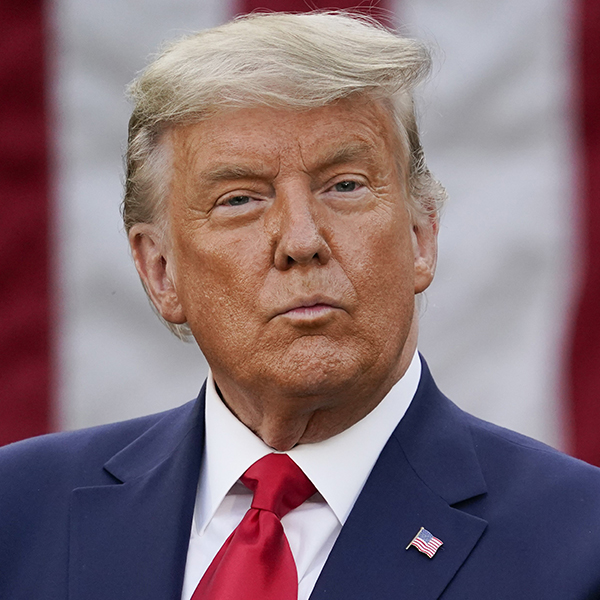
#> input picture Age-And-Gender-Detection-main/2.jpg, 600 x 600 px, found by its file name
$ jupyter execute --allow-errors Age_And_Gender_Detection.ipynb   (shell and % lines are left out)
#> lines starting #> are read from the running program, lines starting #| are printed output that depends on the picture
[cell 1]
import cv2 as cv
import math
import time
from google.colab.patches import cv2_imshow

[cell 2]
def getFaceBox(net, frame, conf_threshold=0.7):
    frameOpencvDnn = frame.copy()
    frameHeight = frameOpencvDnn.shape[0]
    frameWidth = frameOpencvDnn.shape[1]
    blob = cv.dnn.blobFromImage(frameOpencvDnn, 1.0, (300, 300), [104, 117, 123], True, False)

    net.setInput(blob)
    detections = net.forward()
    bboxes = []
    for i in range(detections.shape[2]):
        confidence = detections[0, 0, i, 2]
        if confidence > conf_threshold:
            x1 = int(detections[0, 0, i, 3] * frameWidth)
            y1 = int(detections[0, 0, i, 4] * frameHeight)
            x2 = int(detections[0, 0, i, 5] * frameWidth)
            y2 = int(detections[0, 0, i, 6] * frameHeight)
            bboxes.append([x1, y1, x2, y2])
            cv.rectangle(frameOpencvDnn, (x1, y1), (x2, y2), (0, 255, 0), int(round(frameHeight/150)), 8)
    return frameOpencvDnn, bboxes

faceProto = "modelNweight/opencv_face_detector.pbtxt"
faceModel = "modelNweight/opencv_face_detector_uint8.pb"

ageProto = "modelNweight/age_deploy.prototxt"
ageModel = "modelNweight/age_net.caffemodel"

genderProto = "modelNweight/gender_deploy.prototxt"
genderModel = "modelNweight/gender_net.caffemodel"

MODEL_MEAN_VALUES = (78.4263377603, 87.7689143744, 114.895847746)
ageList = ['(0-2)', '(4-6)', '(8-12)', '(15-20)', '(25-32)', '(38-43)', '(48-53)', '(60-100)']
genderList = ['Male', 'Female']

# Load network
#> (the rest of this cell did not finish here and is left out)

[cell 3]
input = cv.imread("/content/Data-Science/Age-And-Gender-Detection-main/2.jpg")
#> input is the input picture: shape (600, 600, 3); mean B, G, R 117.6, 110.7, 133.2
#> (the rest of this cell did not finish here and is left out)

[cell 4]
input = cv.imread("/content/Data-Science/Age-And-Gender-Detection-main/3.jpg")
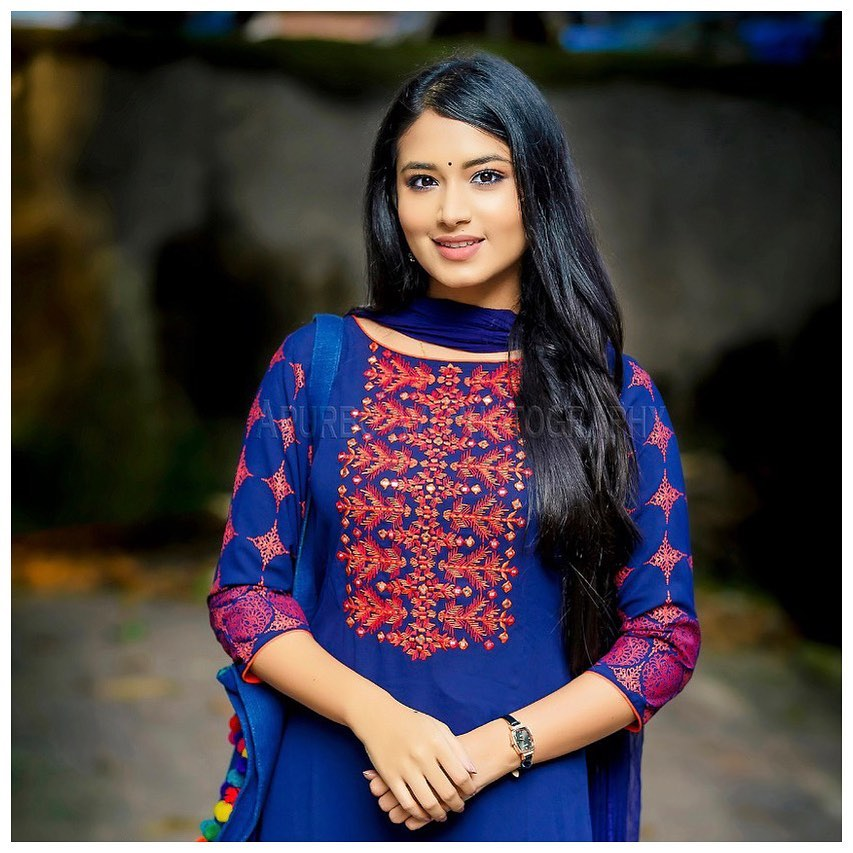
#> input picture Age-And-Gender-Detection-main/3.jpg, 853 x 853 px, found by its file name
#> input is the input picture: shape (853, 853, 3); mean B, G, R 69.9, 64.8, 72.9
#> (the rest of this cell did not finish here and is left out)

[cell 5]
input = cv.imread("/content/Data-Science/Age-And-Gender-Detection-main/4.jpg")
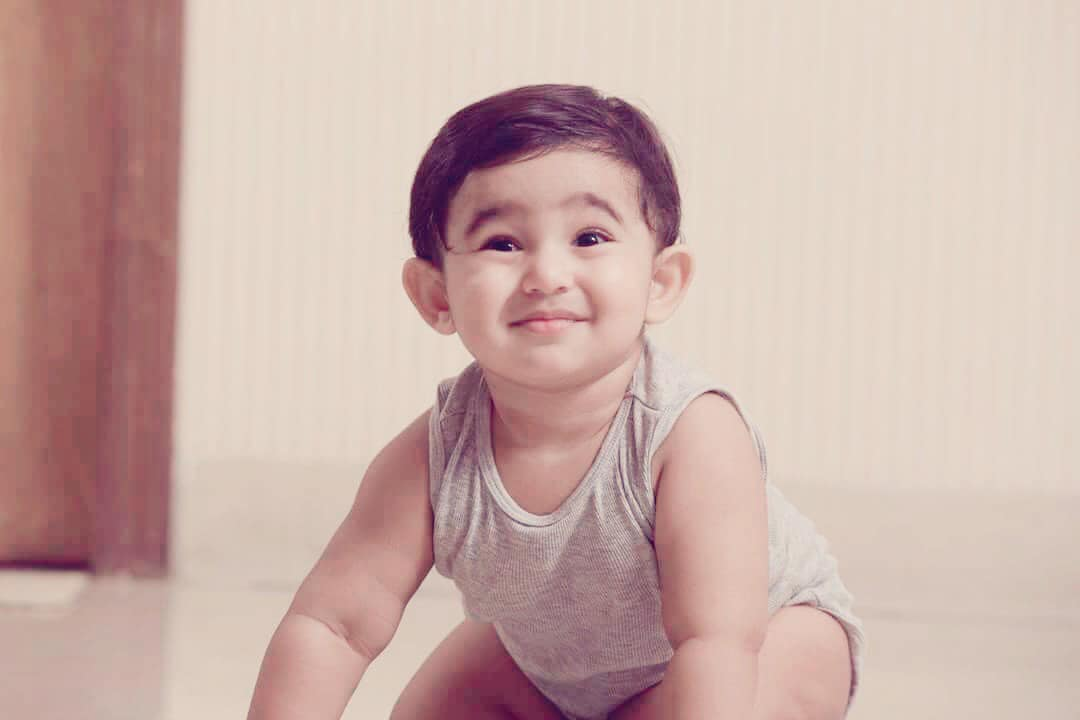
#> input picture Age-And-Gender-Detection-main/4.jpg, 1080 x 720 px, found by its file name
#> input is the input picture: shape (720, 1080, 3); mean B, G, R 168.1, 175.2, 202.9
#> (the rest of this cell did not finish here and is left out)

[cell 6]
input = cv.imread("/content/Data-Science/Age-And-Gender-Detection-main/5.jpg")
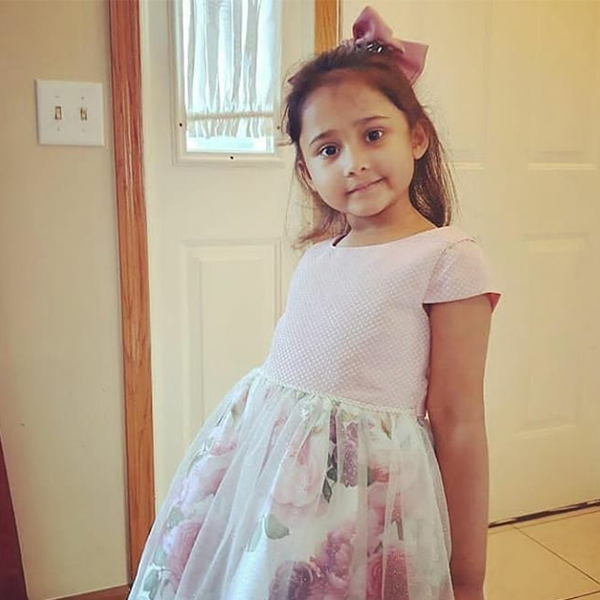
#> input picture Age-And-Gender-Detection-main/5.jpg, 600 x 600 px, found by its file name
#> input is the input picture: shape (600, 600, 3); mean B, G, R 142.8, 166.4, 186
#> (the rest of this cell did not finish here and is left out)

[cell 7]
input = cv.imread("/content/Data-Science/Age-And-Gender-Detection-main/6.jpg")
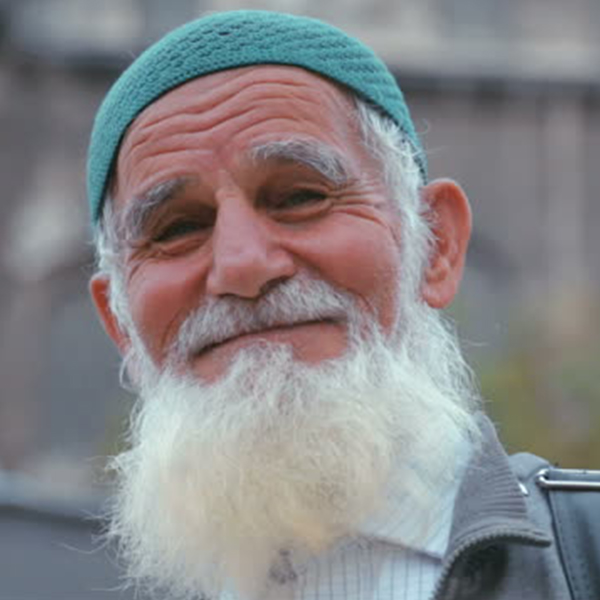
#> input picture Age-And-Gender-Detection-main/6.jpg, 600 x 600 px, found by its file name
#> input is the input picture: shape (600, 600, 3); mean B, G, R 136.1, 134.1, 135.8
#> (the rest of this cell did not finish here and is left out)
